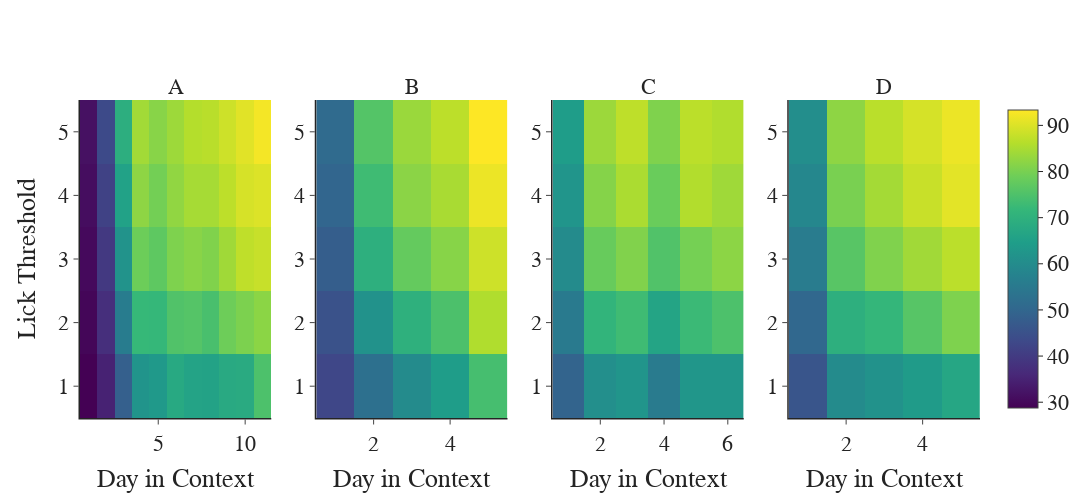

The notebook cell saved with this chart:
### Code cell
## Young adult mice
young_acc = avg_data[avg_data['group'] == 'Young Adult'].reset_index(drop=True)
fig = pf.custom_graph_template(x_title='', y_title='', rows=1, columns=4, 
                               width=1200, titles=['A', 'B', 'C', 'D'])

for sess_idx, session in enumerate(np.unique(young_acc['session'])):
    sess_data = young_acc[young_acc['session'] == session].reset_index(drop=True)
    arr = np.empty((len(lick_thresholds), sess_data.shape[0]))
    arr.fill(np.nan)
    for idx, col in enumerate(sess_data.columns[4:]):
        arr[idx] = sess_data[col].to_numpy()
    x_axis = np.arange(1, arr.shape[1]+1)
    fig.add_trace(go.Heatmap(x=x_axis, y=lick_thresholds, z=arr, 
                             coloraxis='coloraxis'), row=1, col=sess_idx+1)
fig.update_xaxes(title='Day in Context', row=1)
fig.update_yaxes(title='Lick Threshold', col=1)
fig.update_layout(coloraxis={'colorscale': 'viridis'})
fig.show()

### Figure 1 — Plotly figure (JSON) as saved in the notebook; plotly's stock layout.template omitted (floating-point values rounded to 4 significant figures)
{"data": [{"coloraxis": "coloraxis", "type": "heatmap", "x": [1, 2, 3, 4, 5, 6, 7, 8, 9, 10, 11], "xaxis": "x", "y": [1, 2, 3, 4, 5], "yaxis": "y", "z": [[28.74, 34.84, 48.34, 62.13, 63.27, 67.64, 66.13, 65.85, 67.84, 68.21, 74.83], [29.58, 37.46, 55.89, 71.99, 71.83, 75.33, 75.78, 74.32, 78.8, 80.43, 81.93], [30.26, 39.59, 61.91, 78.77, 77.0, 80.55, 81.68, 80.82, 84.06, 87.18, 87.94], [30.93, 41.6, 65.67, 82.17, 79.5, 82.56, 84.63, 84.64, 86.91, 89.41, 90.07], [31.62, 43.41, 69.33, 84.24, 81.61, 83.75, 86.07, 86.54, 88.6, 90.51, 92.44]]}, {"coloraxis": "coloraxis", "colorbar": {"title": {"text": "Accuracy"}}, "type": "heatmap", "x": [1, 2, 3, 4, 5], "xaxis": "x2", "y": [1, 2, 3, 4, 5], "yaxis": "y2", "z": [[42.72, 52.58, 59.85, 64.4, 73.91], [45.24, 61.67, 69.82, 74.76, 85.62], [47.88, 69.44, 77.74, 81.46, 88.51], [49.73, 73.06, 81.9, 84.94, 91.61], [51.14, 75.71, 83.44, 86.84, 93.33]]}, {"coloraxis": "coloraxis", "type": "heatmap", "x": [1, 2, 3, 4, 5, 6], "xaxis": "x3", "y": [1, 2, 3, 4, 5], "yaxis": "y3", "z": [[49.24, 60.77, 62.27, 55.52, 62.53, 62.68], [55.21, 70.94, 73.01, 66.32, 72.56, 74.86], [59.66, 78.09, 80.88, 75.3, 79.65, 81.97], [62.21, 81.33, 85.14, 78.33, 85.81, 83.98], [64.4, 83.59, 87.02, 80.72, 86.8, 85.72]]}, {"coloraxis": "coloraxis", "type": "heatmap", "x": [1, 2, 3, 4, 5], "xaxis": "x4", "y": [1, 2, 3, 4, 5], "yaxis": "y4", "z": [[45.8, 59.72, 61.55, 63.97, 67.0], [50.39, 69.53, 71.51, 76.03, 80.64], [55.72, 76.23, 80.77, 84.11, 86.74], [58.77, 80.06, 84.48, 88.1, 90.78], [60.5, 82.24, 86.63, 89.38, 91.65]]}], "layout": {"annotations": [{"font": {"size": 22}, "showarrow": false, "text": "A", "x": 0.1062, "xanchor": "center", "xref": "paper", "y": 1, "yanchor": "bottom", "yref": "paper"}, {"font": {"size": 22}, "showarrow": false, "text": "B", "x": 0.3688, "xanchor": "center", "xref": "paper", "y": 1, "yanchor": "bottom", "yref": "paper"}, {"font": {"size": 22}, "showarrow": false, "text": "C", "x": 0.6313, "xanchor": "center", "xref": "paper", "y": 1, "yanchor": "bottom", "yref": "paper"}, {"font": {"size": 22}, "showarrow": false, "text": "D", "x": 0.8938, "xanchor": "center", "xref": "paper", "y": 1, "yanchor": "bottom", "yref": "paper"}], "coloraxis": {"colorscale": [[0, "#440154"], [0.1111, "#482878"], [0.2222, "#3e4989"], [0.3333, "#31688e"], [0.4444, "#26828e"], [0.5556, "#1f9e89"], [0.6667, "#35b779"], [0.7778, "#6ece58"], [0.8889, "#b5de2b"], [1, "#fde725"]]}, "font": {"family": "Arial", "size": 22}, "height": 500, "title": {"x": 0.5, "xanchor": "center", "y": 0.9, "yanchor": "top"}, "width": 1200, "xaxis": {"anchor": "y", "domain": [0, 0.2125], "linewidth": 1.5, "title": {"text": "Day in Context"}}, "xaxis2": {"anchor": "y2", "domain": [0.2625, 0.475], "linewidth": 1.5, "title": {"text": "Day in Context"}}, "xaxis3": {"anchor": "y3", "domain": [0.525, 0.7375], "linewidth": 1.5, "title": {"text": "Day in Context"}}, "xaxis4": {"anchor": "y4", "domain": [0.7875, 1], "linewidth": 1.5, "title": {"text": "Day in Context"}}, "yaxis": {"anchor": "x", "domain": [0, 1], "linewidth": 1.5, "title": {"text": "Lick Threshold"}}, "yaxis2": {"anchor": "x2", "domain": [0, 1], "linewidth": 1.5, "title": {"text": ""}}, "yaxis3": {"anchor": "x3", "domain": [0, 1], "linewidth": 1.5, "title": {"text": ""}}, "yaxis4": {"anchor": "x4", "domain": [0, 1], "linewidth": 1.5, "title": {"text": ""}}}}
